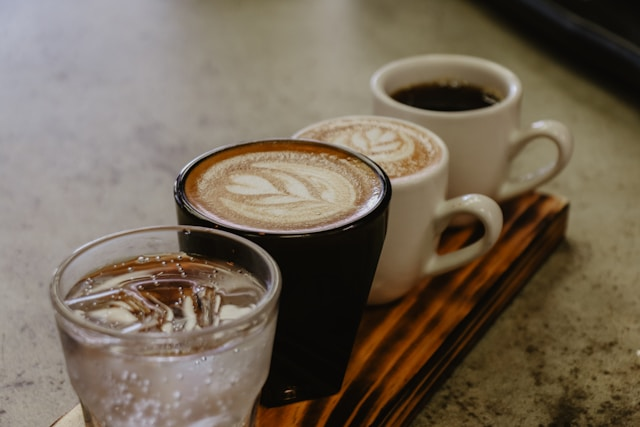
#> input picture test.jpg, 640 x 427 px
$ python ideal_high_pass_filter.py
#> lines starting #> are read from the running program, lines starting #| are printed output that depends on the picture
import cv2
import numpy as np
import matplotlib.pyplot as plt

def ideal_high_pass_filter(image_path, radius=30):
#> called with image_path = 'test.jpg', radius = 30
    image = cv2.imread(image_path, cv2.IMREAD_GRAYSCALE)
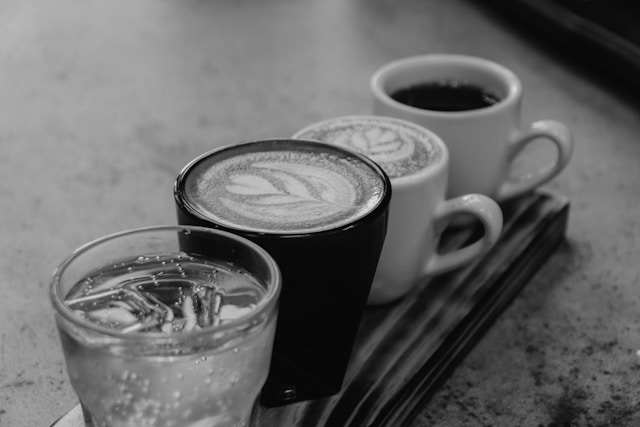
#> image: shape (427, 640); min 0, max 231, mean 104.8
    if image is None:
        print(f"File '{image_path}' does not exist or is not a valid image.")
        return
    rows, cols = image.shape
#> rows = 427; cols = 640
    crow, ccol = rows // 2, cols // 2
#> crow = 213; ccol = 320
    # Fourier Transform
    f = np.fft.fft2(image)
    fshift = np.fft.fftshift(f)
    # Create Ideal High-Pass Filter mask
    mask = np.ones((rows, cols), np.uint8)
    y, x = np.ogrid[:rows, :cols]
#> y = 427 values from 0 to 426
    mask_area = (x - ccol) ** 2 + (y - crow) ** 2 <= radius * radius
    mask[mask_area] = 0
    # Apply mask and inverse DFT
    fshift_filtered = fshift * mask
    f_ishift = np.fft.ifftshift(fshift_filtered)
    img_back = np.fft.ifft2(f_ishift)
    img_back = np.abs(img_back)
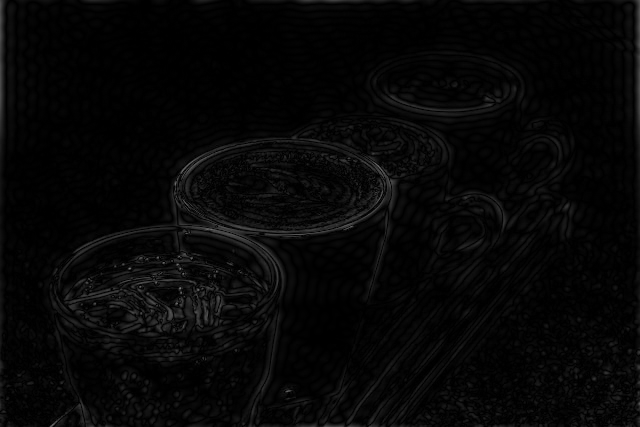
#> img_back: shape (427, 640) float64; min 1.53e-06, max 122.5, mean 7
    # Display
    plt.figure(figsize=(10, 4))
    plt.subplot(1, 2, 1)
    plt.imshow(image, cmap='gray')
    plt.title('Original Image')
    plt.axis('off')
    plt.subplot(1, 2, 2)
    plt.imshow(img_back, cmap='gray')
    plt.title(f'IHPF Filtered (radius={radius})')
    plt.axis('off')
    plt.tight_layout()
    plt.show()
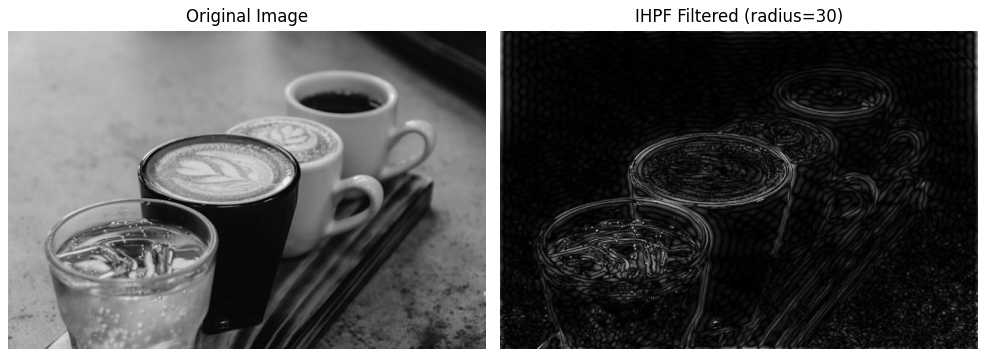
#> figure drawn by matplotlib, 2 panels

if __name__ == "__main__":
    ideal_high_pass_filter('test.jpg', radius=30)

$ run again, with low_contrast_2.jpg copied over test.jpg
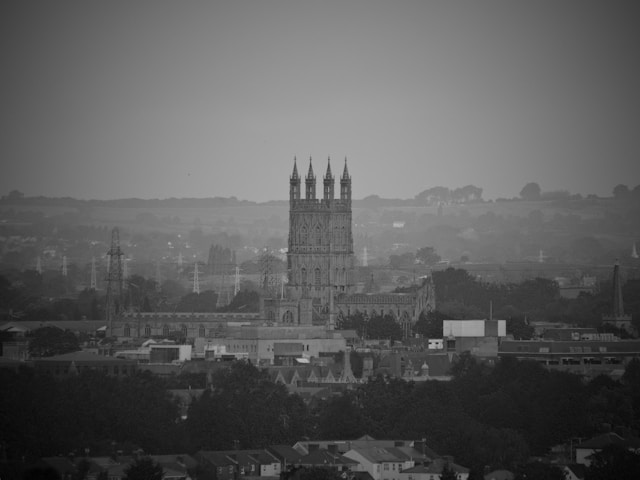
#> input picture low_contrast_2.jpg, 640 x 480 px
#> in ideal_high_pass_filter, image is the input picture: shape (480, 640); min 2, max 187, mean 91.8
#> in ideal_high_pass_filter, `img_back = np.abs(img_back)`:
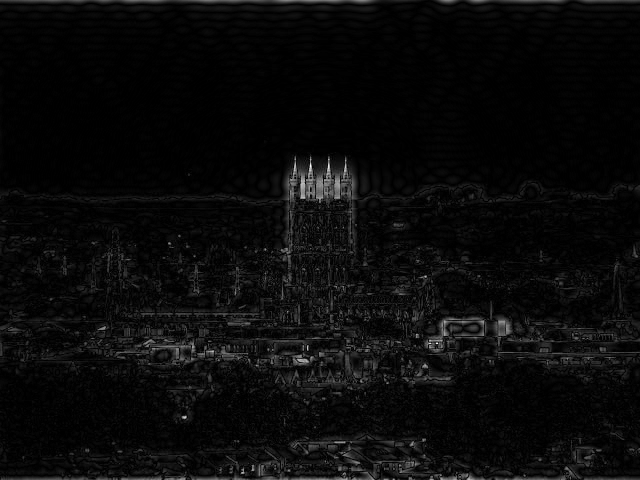
#> img_back: shape (480, 640) float64; min 1.12e-05, max 96.27, mean 4; drawn with min black and max white
#> in ideal_high_pass_filter, `plt.show()`:
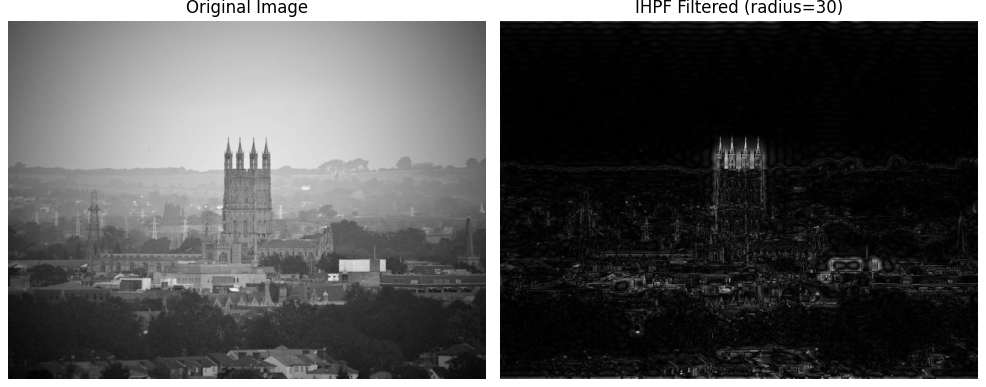
#> figure drawn by matplotlib, 2 panels
